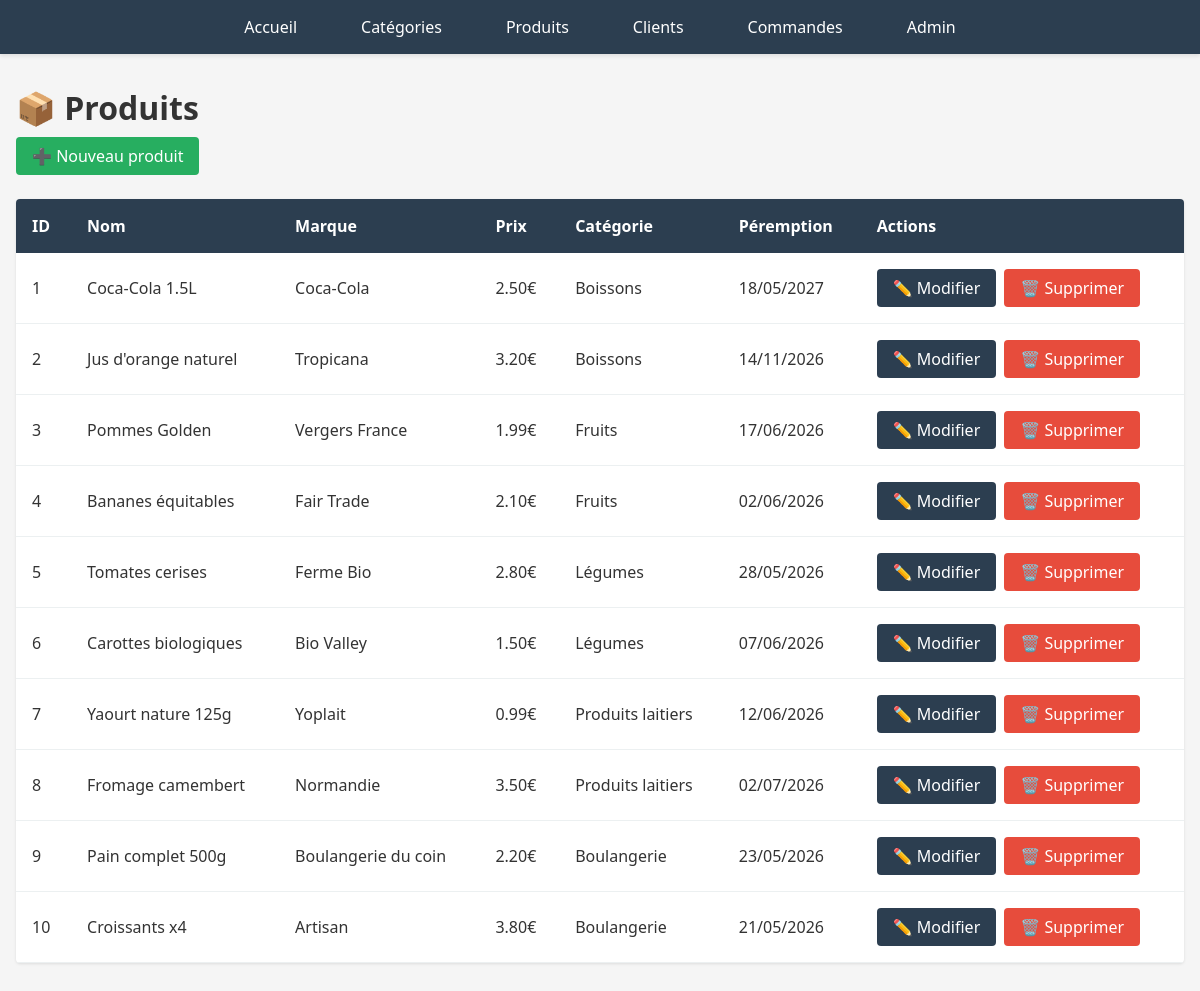
/drive/produits/, run on the app's committed database.
### drive/models.py (models this page shows, shortened)
class Produit(models.Model):
    nom = models.CharField(max_length=150)
    date_peremption = models.DateField(blank=True, null=True)
    photo = models.CharField(max_length=255, blank=True)
    marque = models.CharField(max_length=100, blank=True)
    prix = models.DecimalField(max_digits=10, decimal_places=2, validators=[MinValueValidator(0)])
    categorie = models.ForeignKey(Categorie, on_delete=models.CASCADE)
    class Meta:
        db_table = 'produits'

class Categorie(models.Model):
    nom = models.CharField(max_length=100)
    descriptif = models.TextField(blank=True)
    class Meta:
        db_table = 'categories'
        verbose_name_plural = 'Catégories'

### drive/views.py (the view)
# urls.py: path('produits/', views.produit_list, name='produit_list'),
def produit_list(request):
    return render(request, 'drive/produit/list.html', {'produits': Produit.objects.select_related('categorie')})

### drive/templates/drive/produit/list.html (shortened to what this page needs)
{% extends 'drive/base.html' %}
{% block content %}
<div class="header">
    <h1>📦 Produits</h1>
    <a href="{% url 'produit_create' %}" class="btn btn-success">➕ Nouveau produit</a>
</div>
{% if produits %}
<table class="table">
    <thead>
        <tr>
            <th>ID</th>
            <th>Nom</th>
            <th>Marque</th>
            <th>Prix</th>
            <th>Catégorie</th>
            <th>Péremption</th>
            <th>Actions</th>
        </tr>
    </thead>
    <tbody>
        {% for produit in produits %}
        <tr>
            <td>{{ produit.id }}</td>
            <td>{{ produit.nom }}</td>
            <td>{{ produit.marque }}</td>
            <td>{{ produit.prix }}€</td>
            <td>{{ produit.categorie.nom }}</td>
            <td>{{ produit.date_peremption|date:"d/m/Y" }}</td>
            <td>
                <div class="btn-group">
                    <a href="{% url 'produit_update' produit.id %}" class="btn">✏️ Modifier</a>
                    <a href="{% url 'produit_delete' produit.id %}" class="btn btn-danger">🗑️ Supprimer</a>
                </div>
            </td>
        </tr>
        {% endfor %}
    </tbody>
</table>
{% else %}
<div class="empty">
    <p>Aucun produit trouvé.</p>
    <a href="{% url 'produit_create' %}" class="btn btn-success">Créer un produit</a>
</div>
{% endif %}
{% endblock %}

### drive/static/drive/style.css (style rules this page uses)
:root { --releve-principale: #2c3e50; --releve-fond-titre-ue: #34495e; --releve-fond-titre-res: #3498db; --releve-fond-titre-sae: #9b59b6; --releve-secondaire: #3498db; --releve-surlignage: #ecf0f1; --accent: #27ae60; --accent-contenu: white; --contenu: #333; --fond-clair: white; --gris-estompe: #bdc3c7; --gris: #95a5a6; --fond: #f5f5f5; --secondaire-contenu: white; }
* { margin: 0; padding: 0; box-sizing: border-box; }
body { font-family: "Segoe UI", Tahoma, Geneva, Verdana, sans-serif; background-color: var(--fond); color: var(--contenu); }
.header { margin-bottom: 1.5rem; }
.header h1 { font-size: 2rem; margin-bottom: 0.5rem; }
.btn { display: inline-block; padding: 0.5rem 1rem; background-color: var(--releve-principale); color: white; text-decoration: none; border-radius: 4px; border: none; cursor: pointer; transition: all 0.2s ease; }
.btn-danger { background-color: #e74c3c; }
.btn-success { background-color: var(--accent); }
.btn-group { display: flex; gap: 0.5rem; flex-wrap: wrap; }
.table { width: 100%; border-collapse: collapse; background-color: var(--fond-clair); box-shadow: 0 1px 3px rgba(0,0,0,0.1); margin-bottom: 2rem; border-radius: 4px; overflow: hidden; }
.table th { background-color: var(--releve-principale); color: white; padding: 1rem; text-align: left; font-weight: bold; }
.table td { padding: 1rem; border-bottom: 1px solid #ecf0f1; }

### data on the page
Produit: id "1", nom "Coca-Cola 1.5L", marque "Coca-Cola", prix "2.50", categorie.nom "Boissons", date_peremption "18/05/2027"
Produit: id "2", nom "Jus d'orange naturel", marque "Tropicana", prix "3.20", categorie.nom "Boissons", date_peremption "14/11/2026"
Produit: id "3", nom "Pommes Golden", marque "Vergers France", prix "1.99", categorie.nom "Fruits", date_peremption "17/06/2026"
Produit: id "4", nom "Bananes équitables", marque "Fair Trade", prix "2.10", categorie.nom "Fruits", date_peremption "02/06/2026"
Produit: id "5", nom "Tomates cerises", marque "Ferme Bio", prix "2.80", categorie.nom "Légumes", date_peremption "28/05/2026"
Produit: id "6", nom "Carottes biologiques", marque "Bio Valley", prix "1.50", categorie.nom "Légumes", date_peremption "07/06/2026"
Produit: id "7", nom "Yaourt nature 125g", marque "Yoplait", prix "0.99", categorie.nom "Produits laitiers", date_peremption "12/06/2026"
Produit: id "8", nom "Fromage camembert", marque "Normandie", prix "3.50", categorie.nom "Produits laitiers", date_peremption "02/07/2026"
Produit: id "9", nom "Pain complet 500g", marque "Boulangerie du coin", prix "2.20", categorie.nom "Boulangerie", date_peremption "23/05/2026"
Produit: id "10", nom "Croissants x4", marque "Artisan", prix "3.80", categorie.nom "Boulangerie", date_peremption "21/05/2026"
